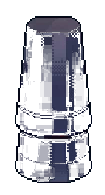
#> input picture bar-playtest/src/dev/shaking/assets/asset-02.png, 105 x 195 px, given in place of ice-cube.png, which was not available
$ python build-shaker-poses.py
#> lines starting #> are read from the running program, lines starting #| are printed output that depends on the picture
"""Compose the closed shaker and build directional ice sprites. Run with Pillow."""

import json
import math
from pathlib import Path

from PIL import Image, ImageDraw

ART = Path(__file__).resolve().parents[1] / 'src/dev/shaking/assets'
OUT = ART / 'poses'
ICE_ANGLES = 72
ICE_SOURCE = Image.open(ART / 'ice-cube.png').convert('RGBA')
#> ICE_SOURCE is the input picture: PIL image 105x195 RGBA; mean R, G, B, A 29.2, 40.6, 59.3, 66.6

def build_shaker():
    parts = Image.open(ART / 'boston-shaker.png').convert('RGBA')
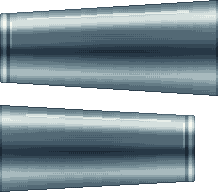
#> input picture bar-playtest/src/dev/shaking/assets/boston-shaker.png, 218 x 192 px
#> parts is the input picture: PIL image 218x192 RGBA; mean R, G, B, A 86.8, 102.3, 109.2, 200.5
    shell = Image.new('RGBA', (374, 96))
#> shell: PIL image 374x96 RGBA; every value is 0
    shell.alpha_composite(parts.crop((0, 105, 195, 192)), (179, 5))
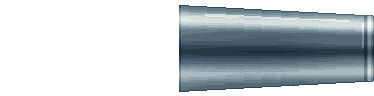
#> shell: PIL image 374x96 RGBA; mean R, G, B, A 45.9, 54.1, 57.7, 105.9; transparent parts drawn white
    shell.alpha_composite(parts.crop((0, 0, 218, 96)))
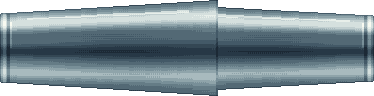
#> shell: PIL image 374x96 RGBA; mean R, G, B, A 91, 107.2, 114.5, 210.2; transparent parts drawn white
    shell.save(ART / 'boston-shaker-closed.png', optimize=True)

def indexed(palette, opacity):
    image = Image.new('P', (1, 1))
    image.putpalette([v for rgb in palette for v in rgb])
    image.info['transparency'] = bytes(opacity)
    return image

# Contours and chips of the original single-face ice, in design coordinates.
FACE = [(0,8),(2,4),(6,1),(25,0),(32,1),(36,5),(37,9),(37,28),(35,34),(31,37),(7,37),(2,34),(0,30)]
INNER = [(2,9),(5,4),(11,3),(29,2),(34,5),(35,10),(35,29),(30,34),(8,35),(4,32),(2,25)]
GLINT = [(4,8),(7,4),(18,3),(24,3),(20,5),(9,6),(6,10),(4,14)]
CHIP = [(24,29),(29,26),(30,23),(32,24),(31,29),(27,32),(22,32)]

def ice_frame(side, angle, cell):
    image = Image.new('L', (cell, cell))
    draw = ImageDraw.Draw(image)
    c, s = math.cos(angle), math.sin(angle)
    def points(design):
        return [(math.floor(cell/2+side/38*((x-18.5)*c-(y-18.5)*s)),
                 math.floor(cell/2+side/38*((x-18.5)*s+(y-18.5)*c))) for x,y in design]
    draw.polygon(points(FACE), fill=1)
    draw.polygon(points(INNER), fill=2)
    # The chip travels with the cube. The specular edge follows the light as it turns.
    lit = max(0, (1+c)/2)
    draw.polygon(points(GLINT), fill=3 if lit > .64 else 4)
    draw.polygon(points(CHIP), fill=4 if lit > .36 else 3)
    for i, (x, y) in enumerate(INNER):
        nx, ny = INNER[(i+1) % len(INNER)]
        dx, dy = nx-x, ny-y
        light = ((dy*c+dx*s)*-.49 + (dy*s-dx*c)*-.87)/math.hypot(dx, dy)
        if light > .84:
            draw.line(points([(x,y), ((x+2*nx)/3,(y+2*ny)/3)]), fill=3)
    draw.line(points([(11,23),(14,20),(15,20),(17,17)]), fill=5)
    if side >= 13:
        draw.point(points([(11,15)])[0], fill=6)
    return image

def build_ice():
    # All drawn colors, including translucency, come from the neutral source.
#> (the run stopped early here; a loop or call above may not have finished)
